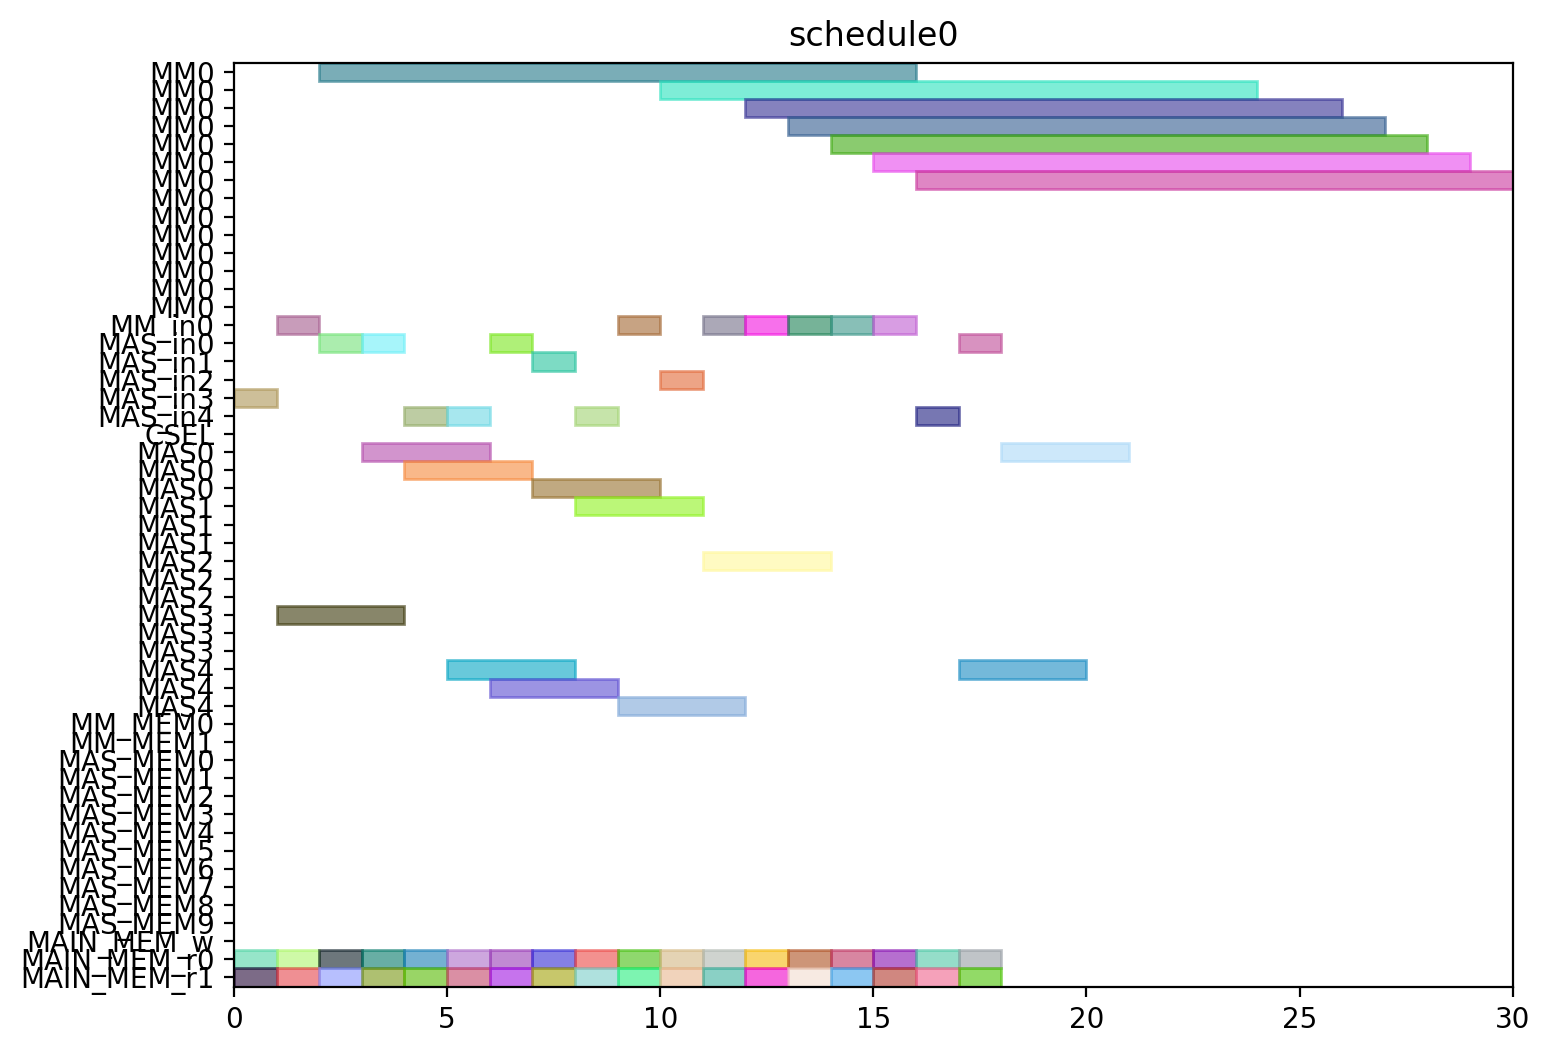

Reproduce this figure in Python.
from pyschedule import Scenario, solvers, plotters, alt


def solve():
	horizon = 120
	S = Scenario("schedule0", horizon=horizon)

	# resource
	MM = S.Resources('MM', num=1, size=14)
	MM_in = S.Resources('MM_in', num=1)
	MAS_in = S.Resources('MAS_in', num=5)
	CSEL = S.Resource('CSEL')
	MAS = S.Resources('MAS', num=5, size=3, periods=range(1, horizon))
	MM_MEM = S.Resources('MM_MEM', num=2)
	MAS_MEM = S.Resources('MAS_MEM', num=10)
	MAIN_MEM_w = S.Resource('MAIN_MEM_w', size=1)
	MAIN_MEM_r = S.Resources('MAIN_MEM_r', num=2)

	# result of previous scheduling

	# new tasks
	t0_t0 = S.Task('t0_t0', length=3, delay_cost=1)
	t0_t0 += alt(MAS)
	t0_t0_in = S.Task('t0_t0_in', length=1, delay_cost=1)
	t0_t0_in += alt(MAS_in)
	S += t0_t0_in*MAS_in[0]<=t0_t0*MAS[0]

	S += t0_t0_in*MAS_in[1]<=t0_t0*MAS[1]

	S += t0_t0_in*MAS_in[2]<=t0_t0*MAS[2]

	S += t0_t0_in*MAS_in[3]<=t0_t0*MAS[3]

	S += t0_t0_in*MAS_in[4]<=t0_t0*MAS[4]

	t0_t0_mem0 = S.Task('t0_t0_mem0', length=1, delay_cost=1)
	t0_t0_mem0 += MAIN_MEM_r[0]
	S += t0_t0_mem0 <= t0_t0

	t0_t0_mem1 = S.Task('t0_t0_mem1', length=1, delay_cost=1)
	t0_t0_mem1 += MAIN_MEM_r[1]
	S += t0_t0_mem1 <= t0_t0

	t0_t1 = S.Task('t0_t1', length=3, delay_cost=1)
	t0_t1 += alt(MAS)
	t0_t1_in = S.Task('t0_t1_in', length=1, delay_cost=1)
	t0_t1_in += alt(MAS_in)
	S += t0_t1_in*MAS_in[0]<=t0_t1*MAS[0]

	S += t0_t1_in*MAS_in[1]<=t0_t1*MAS[1]

	S += t0_t1_in*MAS_in[2]<=t0_t1*MAS[2]

	S += t0_t1_in*MAS_in[3]<=t0_t1*MAS[3]

	S += t0_t1_in*MAS_in[4]<=t0_t1*MAS[4]

	t0_t1_mem0 = S.Task('t0_t1_mem0', length=1, delay_cost=1)
	t0_t1_mem0 += MAIN_MEM_r[0]
	S += t0_t1_mem0 <= t0_t1

	t0_t1_mem1 = S.Task('t0_t1_mem1', length=1, delay_cost=1)
	t0_t1_mem1 += MAIN_MEM_r[1]
	S += t0_t1_mem1 <= t0_t1

	t0_t3 = S.Task('t0_t3', length=14, delay_cost=1)
	t0_t3 += alt(MM)
	t0_t3_in = S.Task('t0_t3_in', length=1, delay_cost=1)
	t0_t3_in += alt(MM_in)
	S += t0_t3_in*MM_in[0]<=t0_t3*MM[0]
	t0_t3_mem0 = S.Task('t0_t3_mem0', length=1, delay_cost=1)
	t0_t3_mem0 += MAIN_MEM_r[0]
	S += t0_t3_mem0 <= t0_t3

	t0_t3_mem1 = S.Task('t0_t3_mem1', length=1, delay_cost=1)
	t0_t3_mem1 += MAIN_MEM_r[1]
	S += t0_t3_mem1 <= t0_t3

	t1_t0 = S.Task('t1_t0', length=3, delay_cost=1)
	t1_t0 += alt(MAS)
	t1_t0_in = S.Task('t1_t0_in', length=1, delay_cost=1)
	t1_t0_in += alt(MAS_in)
	S += t1_t0_in*MAS_in[0]<=t1_t0*MAS[0]

	S += t1_t0_in*MAS_in[1]<=t1_t0*MAS[1]

	S += t1_t0_in*MAS_in[2]<=t1_t0*MAS[2]

	S += t1_t0_in*MAS_in[3]<=t1_t0*MAS[3]

	S += t1_t0_in*MAS_in[4]<=t1_t0*MAS[4]

	t1_t0_mem0 = S.Task('t1_t0_mem0', length=1, delay_cost=1)
	t1_t0_mem0 += MAIN_MEM_r[0]
	S += t1_t0_mem0 <= t1_t0

	t1_t0_mem1 = S.Task('t1_t0_mem1', length=1, delay_cost=1)
	t1_t0_mem1 += MAIN_MEM_r[1]
	S += t1_t0_mem1 <= t1_t0

	t1_t1 = S.Task('t1_t1', length=3, delay_cost=1)
	t1_t1 += alt(MAS)
	t1_t1_in = S.Task('t1_t1_in', length=1, delay_cost=1)
	t1_t1_in += alt(MAS_in)
	S += t1_t1_in*MAS_in[0]<=t1_t1*MAS[0]

	S += t1_t1_in*MAS_in[1]<=t1_t1*MAS[1]

	S += t1_t1_in*MAS_in[2]<=t1_t1*MAS[2]

	S += t1_t1_in*MAS_in[3]<=t1_t1*MAS[3]

	S += t1_t1_in*MAS_in[4]<=t1_t1*MAS[4]

	t1_t1_mem0 = S.Task('t1_t1_mem0', length=1, delay_cost=1)
	t1_t1_mem0 += MAIN_MEM_r[0]
	S += t1_t1_mem0 <= t1_t1

	t1_t1_mem1 = S.Task('t1_t1_mem1', length=1, delay_cost=1)
	t1_t1_mem1 += MAIN_MEM_r[1]
	S += t1_t1_mem1 <= t1_t1

	t1_t3 = S.Task('t1_t3', length=14, delay_cost=1)
	t1_t3 += alt(MM)
	t1_t3_in = S.Task('t1_t3_in', length=1, delay_cost=1)
	t1_t3_in += alt(MM_in)
	S += t1_t3_in*MM_in[0]<=t1_t3*MM[0]
	t1_t3_mem0 = S.Task('t1_t3_mem0', length=1, delay_cost=1)
	t1_t3_mem0 += MAIN_MEM_r[0]
	S += t1_t3_mem0 <= t1_t3

	t1_t3_mem1 = S.Task('t1_t3_mem1', length=1, delay_cost=1)
	t1_t3_mem1 += MAIN_MEM_r[1]
	S += t1_t3_mem1 <= t1_t3

	t2_t2 = S.Task('t2_t2', length=3, delay_cost=1)
	t2_t2 += alt(MAS)
	t2_t2_in = S.Task('t2_t2_in', length=1, delay_cost=1)
	t2_t2_in += alt(MAS_in)
	S += t2_t2_in*MAS_in[0]<=t2_t2*MAS[0]

	S += t2_t2_in*MAS_in[1]<=t2_t2*MAS[1]

	S += t2_t2_in*MAS_in[2]<=t2_t2*MAS[2]

	S += t2_t2_in*MAS_in[3]<=t2_t2*MAS[3]

	S += t2_t2_in*MAS_in[4]<=t2_t2*MAS[4]

	t2_t2_mem0 = S.Task('t2_t2_mem0', length=1, delay_cost=1)
	t2_t2_mem0 += MAIN_MEM_r[0]
	S += t2_t2_mem0 <= t2_t2

	t2_t2_mem1 = S.Task('t2_t2_mem1', length=1, delay_cost=1)
	t2_t2_mem1 += MAIN_MEM_r[1]
	S += t2_t2_mem1 <= t2_t2

	t5_t0 = S.Task('t5_t0', length=14, delay_cost=1)
	t5_t0 += alt(MM)
	t5_t0_in = S.Task('t5_t0_in', length=1, delay_cost=1)
	t5_t0_in += alt(MM_in)
	S += t5_t0_in*MM_in[0]<=t5_t0*MM[0]
	t5_t0_mem0 = S.Task('t5_t0_mem0', length=1, delay_cost=1)
	t5_t0_mem0 += MAIN_MEM_r[0]
	S += t5_t0_mem0 <= t5_t0

	t5_t0_mem1 = S.Task('t5_t0_mem1', length=1, delay_cost=1)
	t5_t0_mem1 += MAIN_MEM_r[1]
	S += t5_t0_mem1 <= t5_t0

	t5_t1 = S.Task('t5_t1', length=14, delay_cost=1)
	t5_t1 += alt(MM)
	t5_t1_in = S.Task('t5_t1_in', length=1, delay_cost=1)
	t5_t1_in += alt(MM_in)
	S += t5_t1_in*MM_in[0]<=t5_t1*MM[0]
	t5_t1_mem0 = S.Task('t5_t1_mem0', length=1, delay_cost=1)
	t5_t1_mem0 += MAIN_MEM_r[0]
	S += t5_t1_mem0 <= t5_t1

	t5_t1_mem1 = S.Task('t5_t1_mem1', length=1, delay_cost=1)
	t5_t1_mem1 += MAIN_MEM_r[1]
	S += t5_t1_mem1 <= t5_t1

	t5_t2 = S.Task('t5_t2', length=3, delay_cost=1)
	t5_t2 += alt(MAS)
	t5_t2_in = S.Task('t5_t2_in', length=1, delay_cost=1)
	t5_t2_in += alt(MAS_in)
	S += t5_t2_in*MAS_in[0]<=t5_t2*MAS[0]

	S += t5_t2_in*MAS_in[1]<=t5_t2*MAS[1]

	S += t5_t2_in*MAS_in[2]<=t5_t2*MAS[2]

	S += t5_t2_in*MAS_in[3]<=t5_t2*MAS[3]

	S += t5_t2_in*MAS_in[4]<=t5_t2*MAS[4]

	t5_t2_mem0 = S.Task('t5_t2_mem0', length=1, delay_cost=1)
	t5_t2_mem0 += MAIN_MEM_r[0]
	S += t5_t2_mem0 <= t5_t2

	t5_t2_mem1 = S.Task('t5_t2_mem1', length=1, delay_cost=1)
	t5_t2_mem1 += MAIN_MEM_r[1]
	S += t5_t2_mem1 <= t5_t2

	t5_t3 = S.Task('t5_t3', length=3, delay_cost=1)
	t5_t3 += alt(MAS)
	t5_t3_in = S.Task('t5_t3_in', length=1, delay_cost=1)
	t5_t3_in += alt(MAS_in)
	S += t5_t3_in*MAS_in[0]<=t5_t3*MAS[0]

	S += t5_t3_in*MAS_in[1]<=t5_t3*MAS[1]

	S += t5_t3_in*MAS_in[2]<=t5_t3*MAS[2]

	S += t5_t3_in*MAS_in[3]<=t5_t3*MAS[3]

	S += t5_t3_in*MAS_in[4]<=t5_t3*MAS[4]

	t5_t3_mem0 = S.Task('t5_t3_mem0', length=1, delay_cost=1)
	t5_t3_mem0 += MAIN_MEM_r[0]
	S += t5_t3_mem0 <= t5_t3

	t5_t3_mem1 = S.Task('t5_t3_mem1', length=1, delay_cost=1)
	t5_t3_mem1 += MAIN_MEM_r[1]
	S += t5_t3_mem1 <= t5_t3

	t7_t0 = S.Task('t7_t0', length=3, delay_cost=1)
	t7_t0 += alt(MAS)
	t7_t0_in = S.Task('t7_t0_in', length=1, delay_cost=1)
	t7_t0_in += alt(MAS_in)
	S += t7_t0_in*MAS_in[0]<=t7_t0*MAS[0]

	S += t7_t0_in*MAS_in[1]<=t7_t0*MAS[1]

	S += t7_t0_in*MAS_in[2]<=t7_t0*MAS[2]

	S += t7_t0_in*MAS_in[3]<=t7_t0*MAS[3]

	S += t7_t0_in*MAS_in[4]<=t7_t0*MAS[4]

	t7_t0_mem0 = S.Task('t7_t0_mem0', length=1, delay_cost=1)
	t7_t0_mem0 += MAIN_MEM_r[0]
	S += t7_t0_mem0 <= t7_t0

	t7_t0_mem1 = S.Task('t7_t0_mem1', length=1, delay_cost=1)
	t7_t0_mem1 += MAIN_MEM_r[1]
	S += t7_t0_mem1 <= t7_t0

	t7_t1 = S.Task('t7_t1', length=3, delay_cost=1)
	t7_t1 += alt(MAS)
	t7_t1_in = S.Task('t7_t1_in', length=1, delay_cost=1)
	t7_t1_in += alt(MAS_in)
	S += t7_t1_in*MAS_in[0]<=t7_t1*MAS[0]

	S += t7_t1_in*MAS_in[1]<=t7_t1*MAS[1]

	S += t7_t1_in*MAS_in[2]<=t7_t1*MAS[2]

	S += t7_t1_in*MAS_in[3]<=t7_t1*MAS[3]

	S += t7_t1_in*MAS_in[4]<=t7_t1*MAS[4]

	t7_t1_mem0 = S.Task('t7_t1_mem0', length=1, delay_cost=1)
	t7_t1_mem0 += MAIN_MEM_r[0]
	S += t7_t1_mem0 <= t7_t1

	t7_t1_mem1 = S.Task('t7_t1_mem1', length=1, delay_cost=1)
	t7_t1_mem1 += MAIN_MEM_r[1]
	S += t7_t1_mem1 <= t7_t1

	t7_t3 = S.Task('t7_t3', length=14, delay_cost=1)
	t7_t3 += alt(MM)
	t7_t3_in = S.Task('t7_t3_in', length=1, delay_cost=1)
	t7_t3_in += alt(MM_in)
	S += t7_t3_in*MM_in[0]<=t7_t3*MM[0]
	t7_t3_mem0 = S.Task('t7_t3_mem0', length=1, delay_cost=1)
	t7_t3_mem0 += MAIN_MEM_r[0]
	S += t7_t3_mem0 <= t7_t3

	t7_t3_mem1 = S.Task('t7_t3_mem1', length=1, delay_cost=1)
	t7_t3_mem1 += MAIN_MEM_r[1]
	S += t7_t3_mem1 <= t7_t3

	t10_t0 = S.Task('t10_t0', length=14, delay_cost=1)
	t10_t0 += alt(MM)
	t10_t0_in = S.Task('t10_t0_in', length=1, delay_cost=1)
	t10_t0_in += alt(MM_in)
	S += t10_t0_in*MM_in[0]<=t10_t0*MM[0]
	t10_t0_mem0 = S.Task('t10_t0_mem0', length=1, delay_cost=1)
	t10_t0_mem0 += MAIN_MEM_r[0]
	S += t10_t0_mem0 <= t10_t0

	t10_t0_mem1 = S.Task('t10_t0_mem1', length=1, delay_cost=1)
	t10_t0_mem1 += MAIN_MEM_r[1]
	S += t10_t0_mem1 <= t10_t0

	t10_t1 = S.Task('t10_t1', length=14, delay_cost=1)
	t10_t1 += alt(MM)
	t10_t1_in = S.Task('t10_t1_in', length=1, delay_cost=1)
	t10_t1_in += alt(MM_in)
	S += t10_t1_in*MM_in[0]<=t10_t1*MM[0]
	t10_t1_mem0 = S.Task('t10_t1_mem0', length=1, delay_cost=1)
	t10_t1_mem0 += MAIN_MEM_r[0]
	S += t10_t1_mem0 <= t10_t1

	t10_t1_mem1 = S.Task('t10_t1_mem1', length=1, delay_cost=1)
	t10_t1_mem1 += MAIN_MEM_r[1]
	S += t10_t1_mem1 <= t10_t1

	t10_t2 = S.Task('t10_t2', length=3, delay_cost=1)
	t10_t2 += alt(MAS)
	t10_t2_in = S.Task('t10_t2_in', length=1, delay_cost=1)
	t10_t2_in += alt(MAS_in)
	S += t10_t2_in*MAS_in[0]<=t10_t2*MAS[0]

	S += t10_t2_in*MAS_in[1]<=t10_t2*MAS[1]

	S += t10_t2_in*MAS_in[2]<=t10_t2*MAS[2]

	S += t10_t2_in*MAS_in[3]<=t10_t2*MAS[3]

	S += t10_t2_in*MAS_in[4]<=t10_t2*MAS[4]

	t10_t2_mem0 = S.Task('t10_t2_mem0', length=1, delay_cost=1)
	t10_t2_mem0 += MAIN_MEM_r[0]
	S += t10_t2_mem0 <= t10_t2

	t10_t2_mem1 = S.Task('t10_t2_mem1', length=1, delay_cost=1)
	t10_t2_mem1 += MAIN_MEM_r[1]
	S += t10_t2_mem1 <= t10_t2

	t10_t3 = S.Task('t10_t3', length=3, delay_cost=1)
	t10_t3 += alt(MAS)
	t10_t3_in = S.Task('t10_t3_in', length=1, delay_cost=1)
	t10_t3_in += alt(MAS_in)
	S += t10_t3_in*MAS_in[0]<=t10_t3*MAS[0]

	S += t10_t3_in*MAS_in[1]<=t10_t3*MAS[1]

	S += t10_t3_in*MAS_in[2]<=t10_t3*MAS[2]

	S += t10_t3_in*MAS_in[3]<=t10_t3*MAS[3]

	S += t10_t3_in*MAS_in[4]<=t10_t3*MAS[4]

	t10_t3_mem0 = S.Task('t10_t3_mem0', length=1, delay_cost=1)
	t10_t3_mem0 += MAIN_MEM_r[0]
	S += t10_t3_mem0 <= t10_t3

	t10_t3_mem1 = S.Task('t10_t3_mem1', length=1, delay_cost=1)
	t10_t3_mem1 += MAIN_MEM_r[1]
	S += t10_t3_mem1 <= t10_t3

	solvers.mip.solve(S,msg=1,kind='CPLEX',ratio_gap=1.01)

	solution = [['hoge']*len(S.solution()[1]) for i in range(len(S.solution()))]
	for i in range(len(S.solution())):
		for j in range(len(S.solution()[i])):
			solution[i][j]=str(S.solution()[i][j])
	print(solution)

	cycles = int(solution[-1][3])

	pic_file_name = "/mnt/rose/usr1/fukuda/ABE/multiRAM_multiMAS_16mux/scheduling_result/stage14MM1_stage3MAS5/EP2_DBL_w_EVAL/schedule0.png"
	if(S.solution() != []):
		plotters.matplotlib.plot(S,img_filename=pic_file_name, show_task_labels=False, fig_size=(cycles*0.25+3, 6))

	return solution
